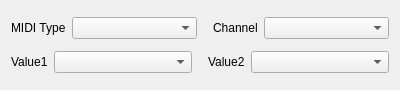
<?xml version="1.0" encoding="UTF-8"?>
<ui version="4.0">
 <class>one_shot_control_widget</class>
 <widget class="QWidget" name="one_shot_control_widget">
  <property name="geometry">
   <rect>
    <x>0</x>
    <y>0</y>
    <width>400</width>
    <height>90</height>
   </rect>
  </property>
  <property name="windowTitle">
   <string>OneShotControlWidget</string>
  </property>
  <layout class="QVBoxLayout" name="verticalLayout">
   <item>
    <layout class="QHBoxLayout" name="horizontalLayout">
     <item>
      <widget class="QLabel" name="label">
       <property name="sizePolicy">
        <sizepolicy hsizetype="Fixed" vsizetype="Preferred">
         <horstretch>0</horstretch>
         <verstretch>0</verstretch>
        </sizepolicy>
       </property>
       <property name="text">
        <string>MIDI Type</string>
       </property>
      </widget>
     </item>
     <item>
      <widget class="QComboBox" name="combo_box_midi_type"/>
     </item>
     <item>
      <spacer name="horizontalSpacer">
       <property name="orientation">
        <enum>Qt::Horizontal</enum>
       </property>
       <property name="sizeType">
        <enum>QSizePolicy::Fixed</enum>
       </property>
       <property name="sizeHint" stdset="0">
        <size>
         <width>10</width>
         <height>20</height>
        </size>
       </property>
      </spacer>
     </item>
     <item>
      <widget class="QLabel" name="label_3">
       <property name="sizePolicy">
        <sizepolicy hsizetype="Fixed" vsizetype="Preferred">
         <horstretch>0</horstretch>
         <verstretch>0</verstretch>
        </sizepolicy>
       </property>
       <property name="text">
        <string>Channel</string>
       </property>
      </widget>
     </item>
     <item>
      <widget class="QComboBox" name="combo_box_channel"/>
     </item>
    </layout>
   </item>
   <item>
    <layout class="QHBoxLayout" name="horizontalLayout_2">
     <item>
      <widget class="QLabel" name="label_value_1">
       <property name="sizePolicy">
        <sizepolicy hsizetype="Fixed" vsizetype="Preferred">
         <horstretch>0</horstretch>
         <verstretch>0</verstretch>
        </sizepolicy>
       </property>
       <property name="text">
        <string>Value1</string>
       </property>
      </widget>
     </item>
     <item>
      <widget class="QComboBox" name="combo_box_value_1"/>
     </item>
     <item>
      <spacer name="horizontalSpacer_2">
       <property name="orientation">
        <enum>Qt::Horizontal</enum>
       </property>
       <property name="sizeType">
        <enum>QSizePolicy::Fixed</enum>
       </property>
       <property name="sizeHint" stdset="0">
        <size>
         <width>10</width>
         <height>20</height>
        </size>
       </property>
      </spacer>
     </item>
     <item>
      <widget class="QLabel" name="label_value_2">
       <property name="sizePolicy">
        <sizepolicy hsizetype="Fixed" vsizetype="Preferred">
         <horstretch>0</horstretch>
         <verstretch>0</verstretch>
        </sizepolicy>
       </property>
       <property name="text">
        <string>Value2</string>
       </property>
      </widget>
     </item>
     <item>
      <widget class="QComboBox" name="combo_box_value_2"/>
     </item>
    </layout>
   </item>
  </layout>
 </widget>
 <resources/>
 <connections/>
</ui>
